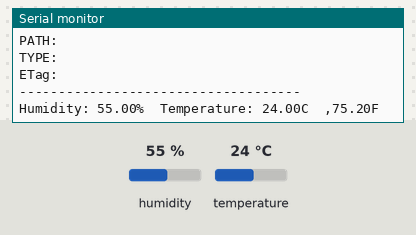
A sketch run on a simulated ESP8266 (NodeMCU). Shown: the last lines printed to the serial monitor. Inputs (shaded band) come from the test bench; at power-on: humidity 55 %, temperature 24 °C. WiFi joins after 1.5 s; servers stay silent unless stated.

Above: at 2.7 s.
2.8 s: humidity set to 22 %
At 2.92 s:
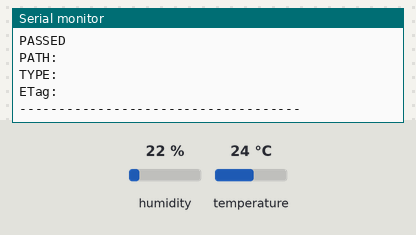
5.7 s: temperature set to 12 °C
At 6.42 s:
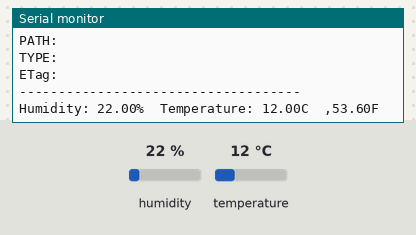
8.6 s: humidity set to 40 %
At 10.85 s:
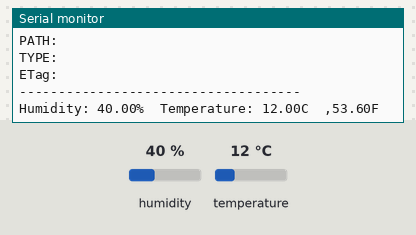
Timing chart, 0 to 12.3 s (numbered marks = the images above; inputs shaded):
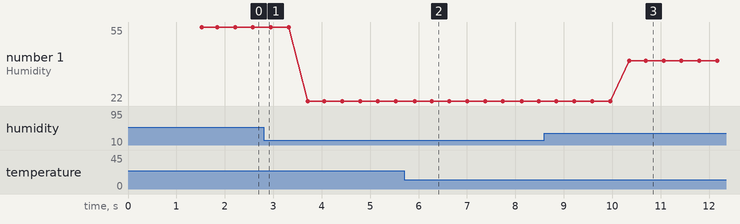

Measured:
- after the input at 5.7 s, the serial monitor: prints a new line after 0.22 s (image 2)
- after the input at 8.6 s, the serial monitor: prints a new line after 1.7 s (image 3)
- plotted number 1: 55 → 22 after the input at 2.8 s, 22 → 40 after the input at 8.6 s

The sketch:

ESP8266_DHT11_Firebase.ino
```cpp
//FirebaseESP8266.h must be included before ESP8266WiFi.h
#include "FirebaseESP8266.h"  // Install Firebase ESP8266 library
#include <ESP8266WiFi.h>
#include <DHT.h>
#define FIREBASE_HOST "https://esp8266-dht11-sensor-default-rtdb.firebaseio.com/"
#define FIREBASE_AUTH "PLXr0LGUwBufdnObhgxfBYW5BvwrX0fVpOuvE9Pv"
#define WIFI_SSID "NANDA POIN"
#define WIFI_PASSWORD "BOGEL123"

#define DHTPIN D4    // Connect Data pin of DHT to D2

DHT dht(DHTPIN, DHT11);

//Define FirebaseESP8266 data object
FirebaseData firebaseData;


FirebaseJson json;

void setup()
{

  Serial.begin(9600);

  dht.begin();

  WiFi.begin(WIFI_SSID, WIFI_PASSWORD);
  Serial.print("Connecting to Wi-Fi");
  while (WiFi.status() != WL_CONNECTED)
  {
    Serial.print(".");
    delay(300);
  }
  Serial.println();
  Serial.print("Connected with IP: ");
  Serial.println(WiFi.localIP());
  Serial.println();

  Firebase.begin(FIREBASE_HOST, FIREBASE_AUTH);
  Firebase.reconnectWiFi(true);

}

void sensorUpdate(){
  // Reading temperature or humidity takes about 250 milliseconds!
  // Sensor readings may also be up to 2 seconds 'old' (its a very slow sensor)
  float h = dht.readHumidity();
  // Read temperature as Celsius (the default)
  float t = dht.readTemperature();
  // Read temperature as Fahrenheit (isFahrenheit = true)
  float f = dht.readTemperature(true);

  // Check if any reads failed and exit early (to try again).
  if (isnan(h) || isnan(t) || isnan(f)) {
    Serial.println(F("Failed to read from DHT sensor!"));
    return;
  }

  Serial.print(F("Humidity: "));
  Serial.print(h);
  Serial.print(F("%  Temperature: "));
  Serial.print(t);
  Serial.print(F("C  ,"));
  Serial.print(f);
  Serial.println(F("F  "));

if (Firebase.setFloat(firebaseData, "Suhu", t))
  {
    Serial.println("PASSED");
    Serial.println("PATH: " + firebaseData.dataPath());
    Serial.println("TYPE: " + firebaseData.dataType());
    Serial.println("ETag: " + firebaseData.ETag());
    Serial.println("------------------------------------");
    Serial.println();
  }
  else
  {
    Serial.println("FAILED");
    Serial.println("REASON: " + firebaseData.errorReason());
    Serial.println("------------------------------------");
    Serial.println();
  }
  if (Firebase.setFloat(firebaseData, "Kelembaban", h))
  {
    Serial.println("PASSED");
    Serial.println("PATH: " + firebaseData.dataPath());
    Serial.println("TYPE: " + firebaseData.dataType());
    Serial.println("ETag: " + firebaseData.ETag());
    Serial.println("------------------------------------");
    Serial.println();
  }
  else
  {
    Serial.println("FAILED");
    Serial.println("REASON: " + firebaseData.errorReason());
    Serial.println("------------------------------------");
    Serial.println();
  }
}
void loop() {
  sensorUpdate();

}
```
